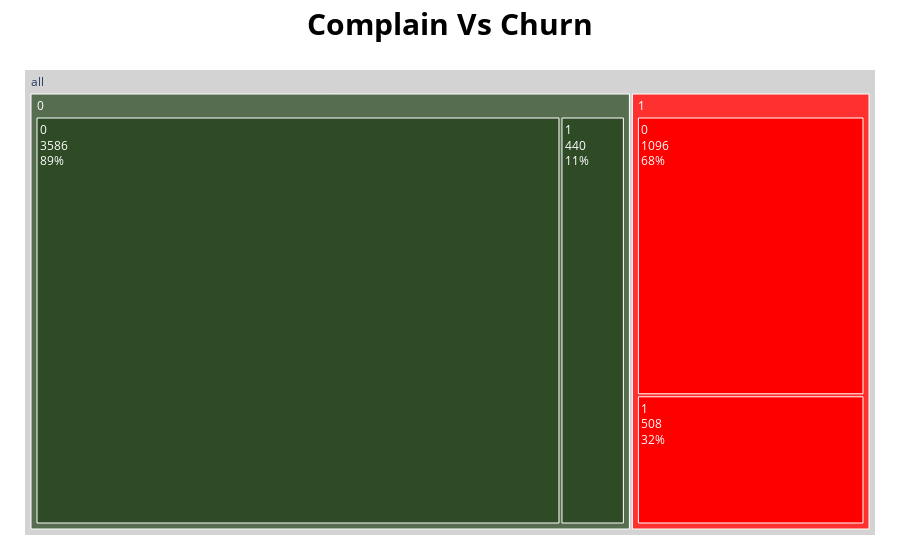

This figure's notebook cell:
### Code cell
comp_churn = pd.DataFrame(df.groupby('Complain')['Churn'].value_counts())
comp_churn = comp_churn.rename(columns={'Churn': 'Count'})
comp_churn = comp_churn.reset_index()
print(comp_churn)

comp_churn['Complain'].replace('0' , 'No Complain' , inplace = True)
comp_churn['Complain'].replace('1' , 'Complain' , inplace = True)
comp_churn['Churn'].replace('0' , 'No Churn' , inplace = True)
comp_churn['Churn'].replace('1' , 'Churn' , inplace = True)
print(comp_churn)

# Tree map
fig = px.treemap(comp_churn, path=[px.Constant("all"), 'Complain', 'Churn'], values='Count' , color_discrete_sequence=["#2F4B26" , '#FF0000'],title="<b>"+'Complain Vs Churn')
fig.update_traces(textinfo="label+percent parent+value" ,root_color="lightgrey")
fig.update_layout(margin = dict(t=70, l=25, r=25, b=25))

# red_palette = ['#410B13', '#CD5D67', '#BA1F33', '#421820', '#91171F']
# Customize the plot
fig.update_layout(hovermode='x',title_font_size=30)
fig.update_layout(
title_font_color="black",
template="plotly",
title_font_size=30,
hoverlabel_font_size=20,
title_x=0.5,
)
fig.show()

### Figure 1 — Plotly figure (JSON) as saved in the notebook; plotly's stock layout.template omitted (floating-point values rounded to 4 significant figures)
{"data": [{"branchvalues": "total", "domain": {"x": [0, 1], "y": [0, 1]}, "hovertemplate": "labels=%{label}<br>Count=%{value}<br>parent=%{parent}<br>id=%{id}<extra></extra>", "ids": ["all/0/0", "all/1/0", "all/0/1", "all/1/1", "all/0", "all/1", "all"], "labels": ["0", "0", "1", "1", "0", "1", "all"], "name": "", "parents": ["all/0", "all/1", "all/0", "all/1", "all", "all", ""], "root": {"color": "lightgrey"}, "textinfo": "label+percent parent+value", "type": "treemap", "values": [3586, 1096, 440, 508, 4026, 1604, 5630]}], "layout": {"hoverlabel": {"font": {"size": 20}}, "hovermode": "x", "legend": {"tracegroupgap": 0}, "margin": {"b": 25, "l": 25, "r": 25, "t": 70}, "title": {"font": {"color": "black", "size": 30}, "text": "<b>Complain Vs Churn", "x": 0.5}, "treemapcolorway": ["#2F4B26", "#FF0000"]}}
